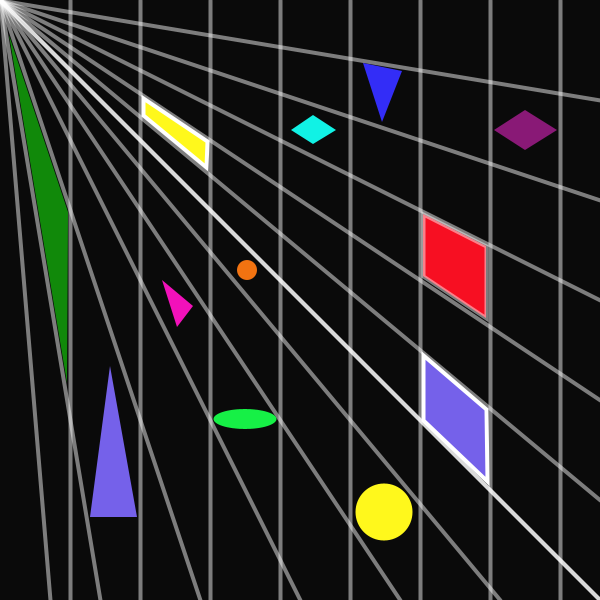
Frame 1 (no input)
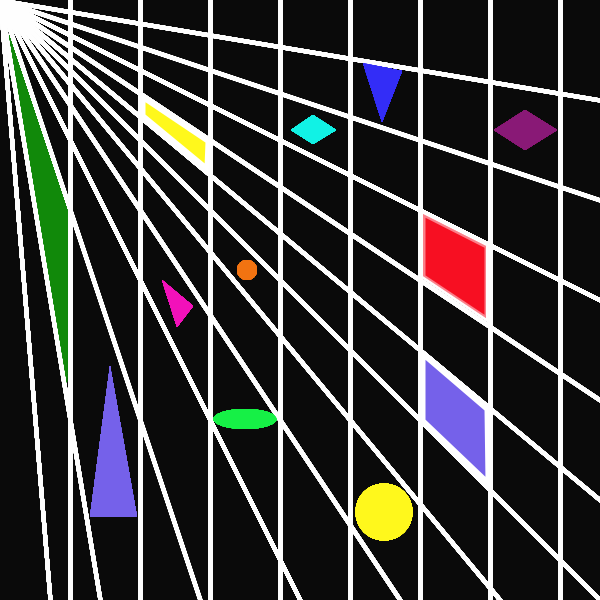
Frame 60 (the mouse pressed at the canvas centre just before this capture)
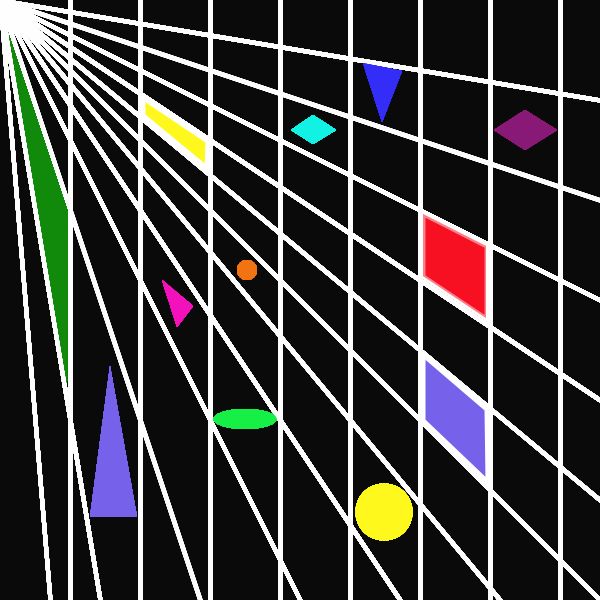
Frame 120 (the mouse held since frame 60 and released just before this capture)

The Processing sketch that drew these frames (run headless with seeded random() and noise(); from frame 60 on, the mouse is pressed at the canvas centre):

// Processing sketch: processing_85169
// ── processing_85169.pde

void setup() {
  size(600, 600);
  background(10, 10, 10);
}

void draw()  {
  // for finding the coordinates of the spaces
  print("x: ");
  println(mouseX);
  print("y: ");
  println(mouseY);
  
  // Line color & width for the "web"
  stroke(255, 255, 255, 120);
  strokeWeight(4);
  // "web" line positions
//line(x1,  y1, x2, y2)
  line(70, 0, 70, 600);
  line(140, 0, 140, 600);
  line(210, 0, 210, 600);
  line(280, 0, 280, 600);
  line(350, 0, 350, 600);
  line(420, 0, 420, 600);
  line(490, 0, 490, 600);
  line(560, 0, 560, 600);
  line(0,   0, 600, 600);
  line(0,   0, 600, 600);
  line(0,   0, 600, 500);
  line(0,   0, 600, 400);
  line(0,   0, 600, 300);
  line(0,   0, 600, 200);
  line(0,   0, 600, 100);
  line(0,   0, 600, 600);
  line(0,   0, 100, 600);
  line(0,   0, 200, 600);
  line(0,   0, 300, 600);
  line(0,   0, 400, 600);
  line(0,   0, 500, 600);
  line(0,   0, 50, 600);


fill(247, 15, 34);
quad(423, 214, 486, 246, 486, 318, 423, 276);  

noStroke();
fill(51, 45, 247);
triangle(382, 122, 363, 63, 402, 71);

fill(22, 240, 70);
ellipse(245, 419, 63, 20);

fill(137, 25, 118);
quad(494, 130, 525, 110, 557, 130, 525, 150);

fill(255, 248, 28);
ellipse(384, 512, 57, 57);

stroke(255, 255, 255);
strokeWeight(4);
fill(255, 248, 28);
quad(143, 98, 143, 115, 206, 167, 207, 141);

noStroke();
fill(117, 97, 234);
triangle(110, 366, 90, 517, 137, 517);

stroke(255, 255, 255);
strokeWeight(4);
quad(423, 355, 423, 420, 487, 481, 486, 409);

noStroke();
fill(242, 115, 17);
ellipse(247, 270, 20, 20);

fill(242, 17, 186);
triangle(162, 280, 193, 306, 177, 327);

fill(17, 137, 10);
triangle(9, 35, 68, 212, 67, 383);

fill(17, 242, 229);
quad(291, 130, 313, 115, 336, 130, 313, 144);

//GUIDES
//quad(x1, y1, x2, y2, x3, y3, x4, y4);
//ellipse(x, y, width, height);   (origin of ellipse is center)
//triangle(x1, y1, x2, y2, x3, y3);
//quad(291, 100, 313, 115, 336, 100, 313, 144);  star trek like arrow



}
